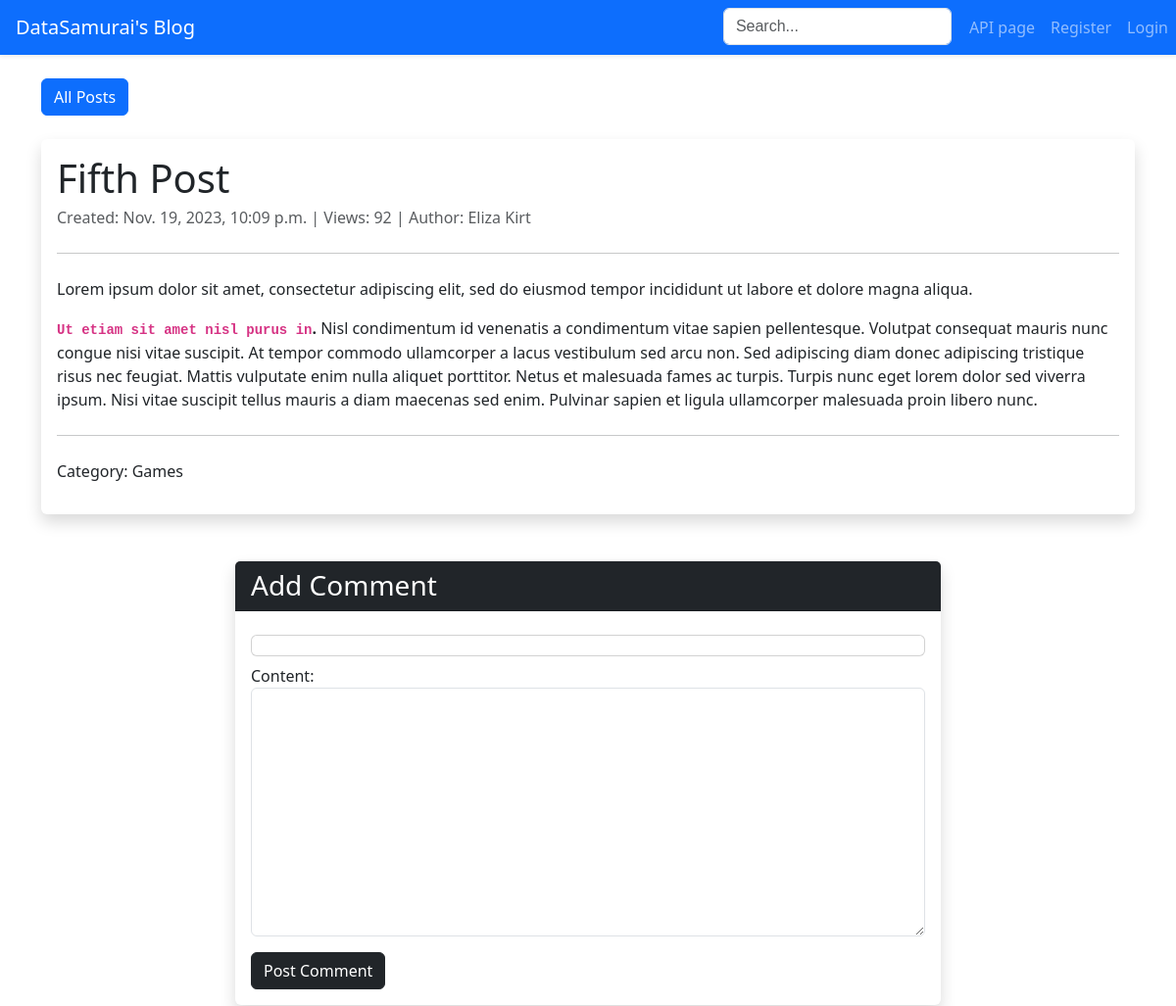
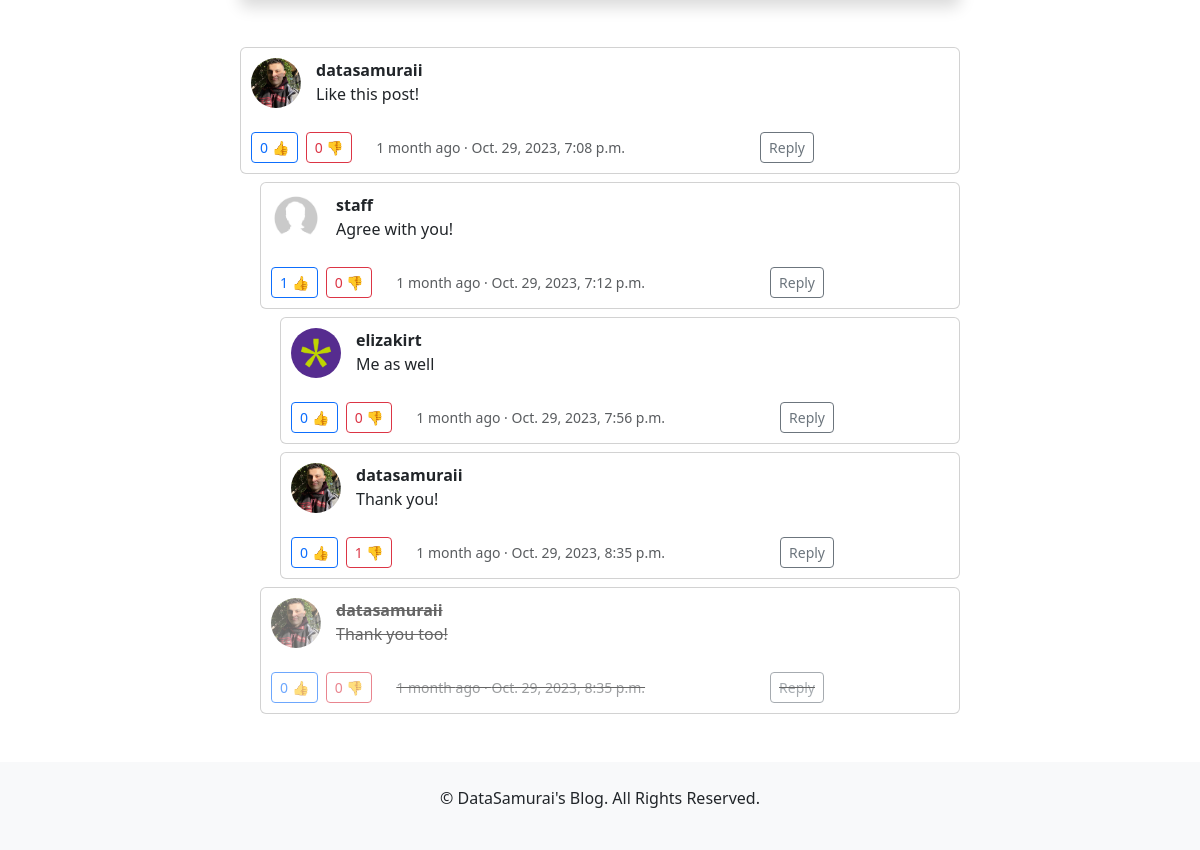
Page /blog/post/1/ on the committed database (2 pictures, top to bottom).
### posts/models.py (models this page shows, shortened)
class Post(models.Model):
    title = models.CharField(max_length=100, unique=True)
    content = RichTextField()
    category = models.ForeignKey('Category', on_delete=models.SET_NULL, null=True)
    author = models.ForeignKey(settings.AUTH_USER_MODEL, on_delete=models.SET_NULL, null=True)
    date_scheduled = models.DateTimeField(null=True, blank=True)
    date_published = models.DateTimeField(null=True, blank=True)
    views = models.PositiveIntegerField(default=0)
    is_published = models.BooleanField(default=False)
    def __str__(self):
        return self.title
    def save(self, *args, **kwargs):
        self.content = bleach.clean(
            self.content,
            tags=settings.ALLOWED_TAGS,
            attributes=settings.ALLOWED_ATTRIBUTES,
            protocols=settings.ALLOWED_PROTOCOLS,
            strip=settings.STRIP,
            strip_comments=settings.STRIP_COMMENTS,
        )
        super().save(*args, **kwargs)
    class Meta:
        ordering = ['-date_published']

class Category(models.Model):
    title = models.CharField(max_length=30)
    description = models.TextField()
    class Meta:
        ordering = ['title']
        verbose_name_plural = 'Categories'

class Comment(models.Model):
    content = models.CharField(max_length=500)
    author = models.ForeignKey(settings.AUTH_USER_MODEL, on_delete=models.SET_NULL, null=True)
    post = models.ForeignKey('Post', on_delete=models.CASCADE)
    timestamp = models.DateTimeField(auto_now_add=True)
    parent_comment = models.ForeignKey('self', on_delete=models.CASCADE, null=True, default=None)
    is_deleted = models.BooleanField(default=False)
    is_profane = models.BooleanField(default=False)
    is_negative = models.BooleanField(default=False)
    @property
    def likes_count(self):
        return self.reactions.filter(reaction_type='like').count()
    @property
    def dislikes_count(self):
        return self.reactions.filter(reaction_type='dislike').count()
    class Meta:
        ordering = ['timestamp']

### users/models.py (models this page shows, shortened)
class CustomUser(AbstractUser):
    is_banned = models.BooleanField(default=False)
    bio = models.CharField(max_length=200, blank=True, null=True, default=None)
    social_media = models.JSONField(default=dict, blank=True)
    profile_picture = models.ImageField(upload_to='profile_pictures/', blank=True, null=True)
    def __str__(self):
        return self.username
    class Meta:
        ordering = ['id']

### posts/views.py (the view)
# urls.py: path('post/<int:post_id>/', views.PostDetailView.as_view(), name='post_detail'),
class PostDetailView(DetailView):
    model = Post
    template_name = 'posts/post_detail.html'
    context_object_name = 'post'
    def get_object(self, queryset=None):
        post_id = self.kwargs.get('post_id')
        return get_object_or_404(self.model, pk=post_id)
    def get_context_data(self, **kwargs):
        context = super().get_context_data(**kwargs)
        context['comments'] = self.object.comment_set.filter(parent_comment__isnull=True).order_by(
            '-timestamp').prefetch_related('comment_set')
        context['form'] = CommentForm()
        return context
    def get(self, request, *args, **kwargs):
        response = super().get(request, *args, **kwargs)
        self.handle_views_counter()
        return response
    def handle_views_counter(self):
        ip = self.request.META.get('REMOTE_ADDR')
        time_threshold = timezone.now() - timedelta(hours=24)
        recent_views = ViewedPost.objects.filter(
            post=self.object, ip_address=ip, timestamp__gte=time_threshold
        )
        session_key = f'viewed_post_{self.object.id}'
        if not self.request.session.get(session_key) and not recent_views.exists():
            self.object.views += 1
            self.object.save(update_fields=['views'])
            self.request.session[session_key] = True
            self.request.session.set_expiry(86400)  # 24 hours in seconds
            ViewedPost.objects.create(post=self.object, ip_address=ip)
            logger.info(f'Created new ViewedPost for IP {ip}, post {self.object, self.object.pk}')

### posts/forms.py
class CommentForm(forms.ModelForm):
    parent_comment = forms.ModelChoiceField(
        queryset=Comment.objects.all(),
        required=False,
        widget=forms.HiddenInput()
    )
    class Meta:
        model = Comment
        fields = ['content', 'parent_comment']
        widgets = {
            'content': forms.Textarea(attrs={'class': 'form-control'}),
        }

### templates/posts/post_detail.html (shortened to what this page needs)
{% extends 'base.html' %}
{% block page_content %}
    <div class="d-flex justify-content-between align-items-center mt-4">
        <a href="{% url 'post_list' %}" class="btn btn-primary">All Posts</a>
    </div>
    <div class="card border-0 shadow my-4">
        <div class="card-body">
            <h1 class="card-title">{{ post.title }}</h1>
            <p class="card-subtitle mb-2 text-muted">
                Created: {{ post.date_published }} |
                Views: {{ post.views }} |
                Author: {{ post.author.first_name }} {{ post.author.last_name }}
            </p>
            <hr class="my-4"/>
            <div class="card-text mb-4">
                {{ post.content|safe }}
            </div>
            <hr class="my-4"/>
            <p>Category: {{ post.category.title }}</p>
        </div>
    </div>
    {% include 'posts/comment_list.html' %}
{% endblock %}

### templates/posts/comment_detail.html (shortened to what this page needs)
{% load static %}
<div>
    <div class="card mt-2" style="margin-left: {{ depth|default:'0' }}px;">
        <div class="card-body comment-container {% if comment.is_deleted %}deleted-comment{% endif %}">
            <div class="comment-flex-container">
                <img src="
                        {% if comment.author.profile_picture %}{{ comment.author.profile_picture.url }}{% else %}{% static 'images/profile-placeholder.jpg' %}{% endif %}"
                     class="profile-picture" alt="Profile Picture">
                <div class="comment-content">
                    <strong>{{ comment.author }}</strong>
                    {% if comment.is_profane or comment.is_negative %}
                        <p class="content-placeholder" onclick="toggleCommentContent(this, {{ comment.id }})">
                            THIS COMMENT HAS BEEN MARKED FOR PROFANITY OR NEGATIVITY. CLICK TO REVEAL.
                        </p>
                        <p class="original-content" id="comment-content-{{ comment.id }}" style="display: none;">
                            {{ comment.content }}
                            <button onclick="toggleCommentContent(null, {{ comment.id }})" class="hide-content-btn">
                                Hide
                            </button>
                        </p>
                    {% else %}
                        <p>{{ comment.content }}</p>
                    {% endif %}
                </div>
            </div>
            <div class="d-flex align-items-center">
                <form action="{% url 'comment_reaction' comment.id %}" method="post" style="display: inline;">
                    <button type="submit" class="btn btn-sm btn-outline-primary me-2">
                         {{ comment.likes_count }} 👍
                    </button>
                </form>
                <form action="{% url 'comment_reaction' comment.id %}" method="post" style="display: inline;">
                    <button type="submit" class="btn btn-sm btn-outline-danger me-4">
                         {{ comment.dislikes_count }} 👎
                    </button>
                </form>
                <small class="text-muted">{{ comment.timestamp|timesince }} ago · {{ comment.timestamp }}</small>
                <button type="button" onclick="setReplyTo('{{ comment.id }}', '{{ comment.content|escapejs }}');"
                        class="btn btn-sm btn-outline-secondary m-auto">Reply
                </button>
            </div>
        </div>
    </div>
    {% with replies=comment.comment_set.all new_depth=depth|add:'20' %}
        {% for reply in replies %}
            {% include 'posts/comment_detail.html' with comment=reply depth=new_depth %}
        {% endfor %}
    {% endwith %}
</div>

### templates/posts/comment_list.html (style rules this page uses)
.comment-container { position: relative; padding: 10px; }
.deleted-comment { text-decoration: line-through; color: #000000; pointer-events: none; opacity: 0.6; cursor: not-allowed; }
.comment-flex-container { display: flex; align-items: start; margin-bottom: 10px; }
.comment-content { flex-grow: 1; }
.profile-picture { border-radius: 50%; width: 50px; height: 50px; object-fit: cover; margin-right: 15px; }

### rows in the picture
Post: title "Fifth Post", date_published "Nov. 19, 2023, 10:09 p.m.", views "92", author.first_name "Eliza", author.last_name "Kirt", content "Lorem ipsum dolor sit amet, consectetur adipiscing elit, sed do eiusmod tempor incididunt ut labore et dolore magna aliqua. Ut etiam sit amet nisl purus in . Nisl condimentum id venenatis a condimentum vitae sapien pellentesque. Volutpat consequat mauris nunc congue nisi vitae suscipit. At tempor commodo ullamcorper a lacus vestibulum sed arcu non. Sed adipiscing diam donec adipiscing tristique risus nec feugiat. Mattis vulputate enim nulla aliquet porttitor. Netus et malesuada fames ac turpis. Turpis nunc eget lorem dolor sed viverra ipsum. Nisi vitae suscipit tellus mauris a diam maecenas sed enim. Pulvinar sapien et ligula ullamcorper malesuada proin libero nunc.", category "Games"
Comment: author.profile_picture (picture), author "datasamuraii", content "Like this post!", likes_count "0", dislikes_count "0", timestamp "1 month", timestamp "Oct. 29, 2023, 7:08 p.m."
Comment: author "staff", content "Agree with you!", likes_count "1", dislikes_count "0", timestamp "1 month", timestamp "Oct. 29, 2023, 7:12 p.m."
Comment: author.profile_picture (picture), author "elizakirt", content "Me as well", likes_count "0", dislikes_count "0", timestamp "1 month", timestamp "Oct. 29, 2023, 7:56 p.m."
Comment: author.profile_picture (picture), author "datasamuraii", content "Thank you!", likes_count "0", dislikes_count "1", timestamp "1 month", timestamp "Oct. 29, 2023, 8:35 p.m."
Comment: author.profile_picture (picture), author "datasamuraii", content "Thank you too!", likes_count "0", dislikes_count "0", timestamp "1 month", timestamp "Oct. 29, 2023, 8:35 p.m."
